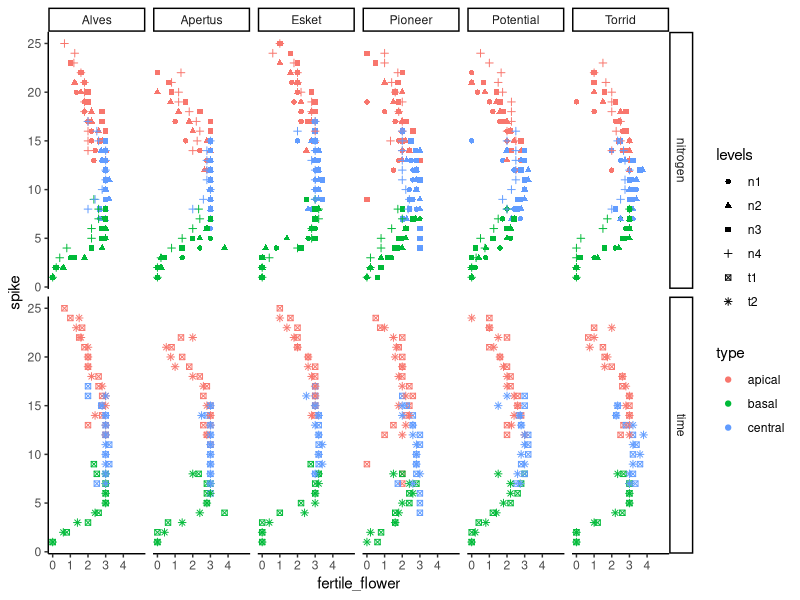

Reproduce this figure in R.
## ---- chunk 1
knitr::opts_chunk$set(echo = TRUE)
library(magrittr);suppressWarnings(library(dplyr));
suppressWarnings(library(ggplot2));library(tidyr);
library(kableExtra);library(knitr);library(purrr)
options(dplyr.summarise.inform = FALSE)
data <- read.csv("../data/ear_summarized.csv")
phenology <- read.csv('../data/phenology_short.csv')
dat <-read.csv('../data/kernel_combine.csv',
               header = T,stringsAsFactors = F) %>%
  dplyr::filter(tiller=="M")

climate <- read.csv("../data/climate.csv")
## ---- chunk 2
df <- expand.grid(x=letters[1:4],
                  y=1:2)%>%
  # combine columns x and y 
  mutate(z=interaction(x,y))
rownames(df) <- LETTERS[1:nrow(df)]
## ---- chunk 3
look_table <- data.frame(x=letters,
                         X=LETTERS)
df %>% merge(look_table)

## ---- chunk 4
climate %>%names()

climate_long <- climate %>% 
  tidyr::pivot_longer(names_to = "Daily_Terms",
                      values_to = "Daily_value",
                      cols = contains("Daily")) 
climate_long%>% 
  names()
## ---- chunk 5
climate %>%names()

climate_long <- climate %>% 
  tidyr::pivot_longer(names_to = "Daily_Terms",
                      values_to = "Daily_value",
                      cols = contains("Daily"))
climate_long%>% 
  tidyr::pivot_wider(names_from = "Daily_Terms",
                     values_from = "Daily_value")%>% 
  names()
## ---- chunk 6
dat %<>%
  group_by(car,var,nitrogen,time,rep) %>% 
  mutate(type=cut(spike,3) %>% as.numeric(),
         type=case_when(type==1~"basal",
                        type==2~"central",
                        T~"apical")) %>% 
  group_by(car,var,nitrogen,time,rep,type) %>% 
  dplyr::arrange(spike) %>% 
  mutate(Fl=seq(1,n())) %>% 
  dplyr::arrange(var,nitrogen,time,rep,spike)
# glimpse(dat)
## ---- chunk 7
sum.dat <- dat %>% 
  dplyr::group_by(nitrogen,time,var,rep,tiller,type) %>% 
  dplyr::summarise(
    Sp=max(spike),#total spikelet
    Fl=max(flower),# maximum floret 
    sfl=sum(flower),# total floret
    kf=sum(kernel.full),# total full kernel
    kh=sum(kernel.half),# total half kernel
    ks=sum(kernel.small),# total small kernel
    kp=kf+kh,# potential kernel number 
    fr=kf/sfl,# filling rate 
    fc=kf/kp)#potential filling rate
glimpse(sum.dat)
## ---- chunk 8
long_format <- dat %>% 
  tidyr::pivot_longer(cols=c(nitrogen,time),
                      names_to = "treatment",
                      values_to = "levels") %>% 
  group_by(spike,var,treatment,levels,type,rep) %>%
  summarise(fertile_flower=max(kernel.full)) %>% 
  group_by(spike,var,treatment,levels,type) %>%
  summarise(fertile_flower=mean(fertile_flower))

long_format%>% 
  filter(fertile_flower<10) %>% 
  ggplot(aes(fertile_flower,spike,color=type,shape=levels))+
  geom_point()+
  facet_grid(treatment~var)+
  theme_classic()+
  scale_x_continuous(limits = c(0,5),breaks=seq(0,4))
